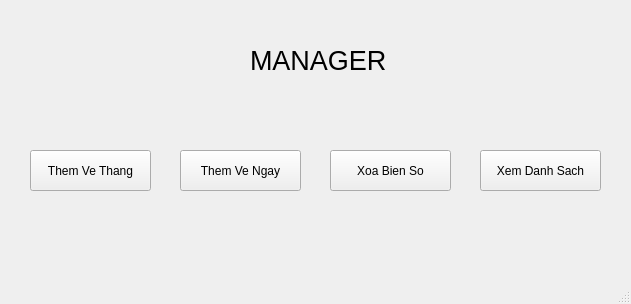
<?xml version="1.0" encoding="UTF-8"?>
<ui version="4.0">
 <class>ManagerApp</class>
 <widget class="QMainWindow" name="ManagerApp">
  <property name="geometry">
   <rect>
    <x>0</x>
    <y>0</y>
    <width>631</width>
    <height>304</height>
   </rect>
  </property>
  <property name="windowTitle">
   <string>MainWindow</string>
  </property>
  <widget class="QWidget" name="centralwidget">
   <widget class="QLabel" name="label">
    <property name="geometry">
     <rect>
      <x>250</x>
      <y>40</y>
      <width>141</width>
      <height>41</height>
     </rect>
    </property>
    <property name="font">
     <font>
      <pointsize>20</pointsize>
     </font>
    </property>
    <property name="text">
     <string>MANAGER</string>
    </property>
   </widget>
   <widget class="QPushButton" name="btnAddMonth">
    <property name="geometry">
     <rect>
      <x>30</x>
      <y>150</y>
      <width>121</width>
      <height>41</height>
     </rect>
    </property>
    <property name="text">
     <string>Them Ve Thang</string>
    </property>
   </widget>
   <widget class="QPushButton" name="btnDelete">
    <property name="geometry">
     <rect>
      <x>330</x>
      <y>150</y>
      <width>121</width>
      <height>41</height>
     </rect>
    </property>
    <property name="text">
     <string>Xoa Bien So</string>
    </property>
   </widget>
   <widget class="QPushButton" name="btnCheckList">
    <property name="geometry">
     <rect>
      <x>480</x>
      <y>150</y>
      <width>121</width>
      <height>41</height>
     </rect>
    </property>
    <property name="text">
     <string>Xem Danh Sach</string>
    </property>
   </widget>
   <widget class="QPushButton" name="btnAddDay">
    <property name="geometry">
     <rect>
      <x>180</x>
      <y>150</y>
      <width>121</width>
      <height>41</height>
     </rect>
    </property>
    <property name="text">
     <string>Them Ve Ngay</string>
    </property>
   </widget>
  </widget>
  <widget class="QMenuBar" name="menubar">
   <property name="geometry">
    <rect>
     <x>0</x>
     <y>0</y>
     <width>631</width>
     <height>20</height>
    </rect>
   </property>
  </widget>
  <widget class="QStatusBar" name="statusbar"/>
 </widget>
 <resources/>
 <connections/>
</ui>
